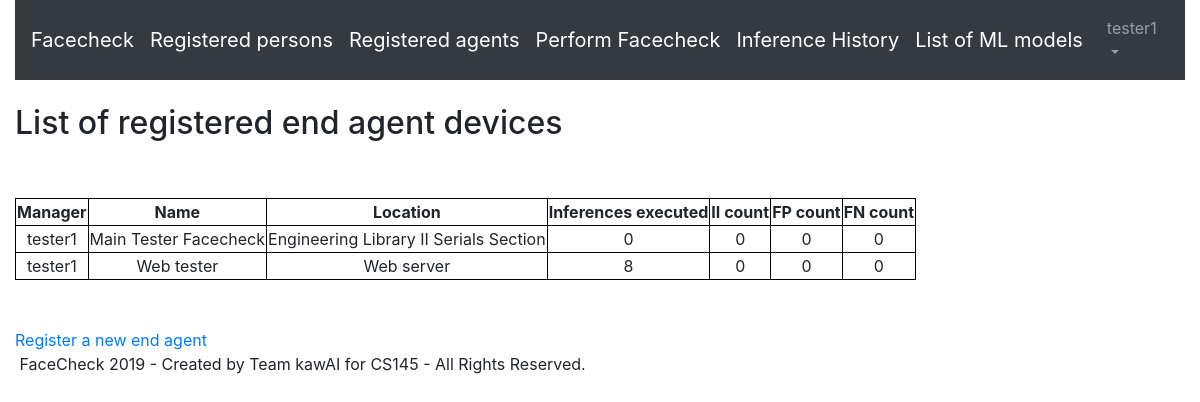
Page /agents (signed in) on the earlier database version.
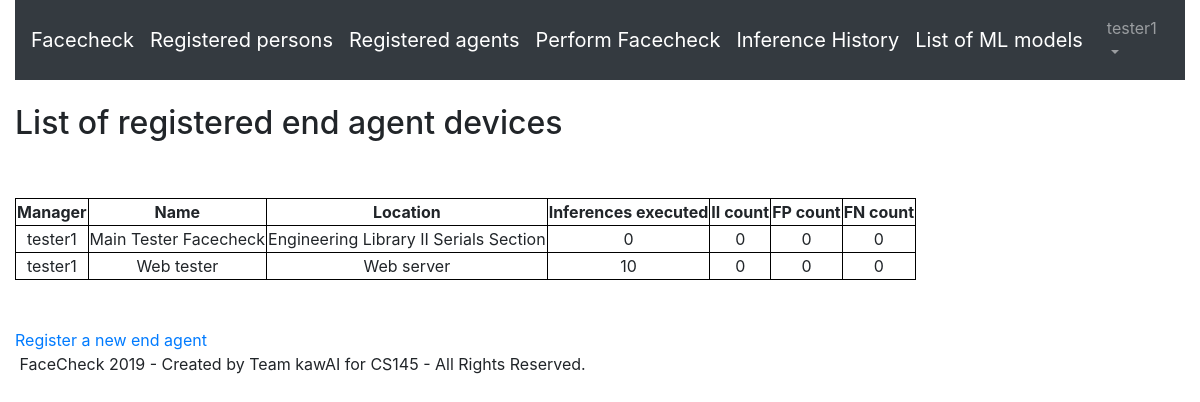
Same page on the later database version.
### faces/models.py (models this page shows, shortened)
class EndAgent(Model):
    manager = models.ForeignKey(CustomUser, on_delete=models.CASCADE)
    name = models.CharField('Name of End Agent', max_length=30, blank=False)
    location = models.CharField('Location of Agent', max_length=50, blank=True)
    inf_count = models.PositiveIntegerField("Inferences performed count", default=0)
    ii_count = models.PositiveIntegerField("Incorrect identifications count", default=0)
    fp_count = models.PositiveIntegerField("False positives count", default=0)
    fn_count = models.PositiveIntegerField("False negatives count", default=0)

class CustomUser(AbstractUser):
    def __str__(self):
        return "%i - %s"%(self.id, self.username)

### faces/views.py (the view)
# urls.py: path('agents', views.ListAgents.as_view(), name='list_agents'),
class ListAgents(LoginRequiredMixin, ListView):
    model = EndAgent
    template_name = 'agents_list.html'
    context_object_name = 'targetlist'

### templates/agents_list.html (shortened to what this page needs)
{% extends "base.html" %}
{% block content %}
<h2> List of registered end agent devices </h2>
<br><br>
<table>
    <tr>
        <th> Manager </th>
        <th> Name </th>
        <th> Location </th>
        <th> Inferences executed </th>
        <th> II count </th>
        <th> FP count </th>
        <th> FN count </th>
    <tr>
{% for item in targetlist %}
    <tr>
        <td> {{item.manager.username}} </td>
        <td> {{item.name}} </td>
        <td> {{item.location}} </td>
        <td> {{item.inf_count}} </td>
        <td> {{item.ii_count}} </td>
        <td> {{item.fp_count}} </td>
        <td> {{item.fn_count}} </td>
{% empty %}
<tr> <td colspan="7"> None </td></tr>
{% endfor %}
</table>
<br><br>
<a href='{% url 'add_agent' %}'> Register a new end agent </a>
{% endblock %}

Differences in the rows shown:
changed EndAgent "Web tester": inf_count "8" → "10"
